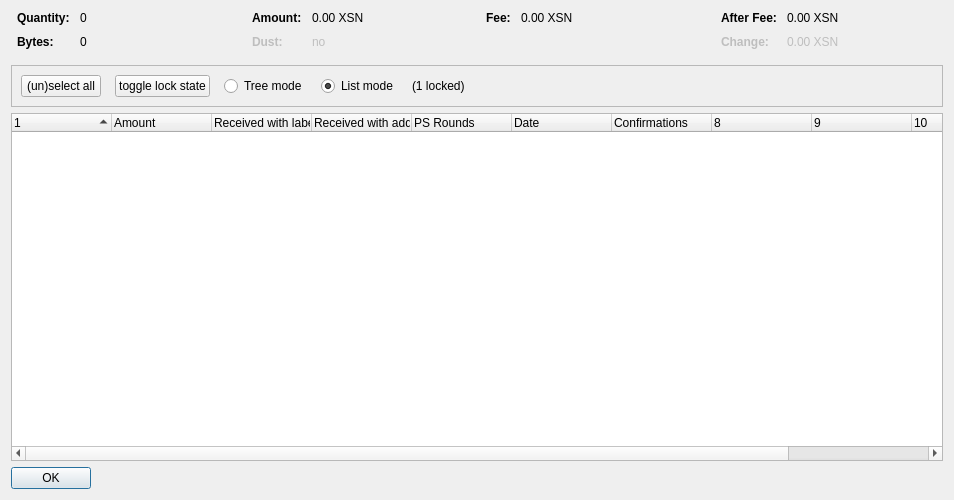
<?xml version="1.0" encoding="UTF-8"?>
<ui version="4.0">
 <class>CoinControlDialog</class>
 <widget class="QDialog" name="CoinControlDialog">
  <property name="geometry">
   <rect>
    <x>0</x>
    <y>0</y>
    <width>954</width>
    <height>500</height>
   </rect>
  </property>
  <property name="windowTitle">
   <string>Coin Selection</string>
  </property>
  <layout class="QVBoxLayout" name="verticalLayout">
   <item>
    <layout class="QHBoxLayout" name="horizontalLayoutTop" stretch="0,0,0,0">
     <property name="topMargin">
      <number>0</number>
     </property>
     <property name="bottomMargin">
      <number>10</number>
     </property>
     <item>
      <layout class="QFormLayout" name="formLayoutCoinControl1">
       <property name="horizontalSpacing">
        <number>10</number>
       </property>
       <property name="verticalSpacing">
        <number>10</number>
       </property>
       <property name="leftMargin">
        <number>6</number>
       </property>
       <property name="rightMargin">
        <number>6</number>
       </property>
       <item row="0" column="0">
        <widget class="QLabel" name="labelCoinControlQuantityText">
         <property name="font">
          <font>
           <weight>75</weight>
           <bold>true</bold>
          </font>
         </property>
         <property name="text">
          <string>Quantity:</string>
         </property>
        </widget>
       </item>
       <item row="0" column="1">
        <widget class="QLabel" name="labelCoinControlQuantity">
         <property name="cursor">
          <cursorShape>IBeamCursor</cursorShape>
         </property>
         <property name="contextMenuPolicy">
          <enum>Qt::ActionsContextMenu</enum>
         </property>
         <property name="text">
          <string notr="true">0</string>
         </property>
         <property name="textInteractionFlags">
          <set>Qt::LinksAccessibleByMouse|Qt::TextSelectableByKeyboard|Qt::TextSelectableByMouse</set>
         </property>
        </widget>
       </item>
       <item row="1" column="0">
        <widget class="QLabel" name="labelCoinControlBytesText">
         <property name="font">
          <font>
           <weight>75</weight>
           <bold>true</bold>
          </font>
         </property>
         <property name="text">
          <string>Bytes:</string>
         </property>
        </widget>
       </item>
       <item row="1" column="1">
        <widget class="QLabel" name="labelCoinControlBytes">
         <property name="cursor">
          <cursorShape>IBeamCursor</cursorShape>
         </property>
         <property name="contextMenuPolicy">
          <enum>Qt::ActionsContextMenu</enum>
         </property>
         <property name="text">
          <string notr="true">0</string>
         </property>
         <property name="textInteractionFlags">
          <set>Qt::LinksAccessibleByMouse|Qt::TextSelectableByKeyboard|Qt::TextSelectableByMouse</set>
         </property>
        </widget>
       </item>
      </layout>
     </item>
     <item>
      <layout class="QFormLayout" name="formLayoutCoinControl2">
       <property name="horizontalSpacing">
        <number>10</number>
       </property>
       <property name="verticalSpacing">
        <number>10</number>
       </property>
       <property name="leftMargin">
        <number>6</number>
       </property>
       <property name="rightMargin">
        <number>6</number>
       </property>
       <item row="0" column="0">
        <widget class="QLabel" name="labelCoinControlAmountText">
         <property name="font">
          <font>
           <weight>75</weight>
           <bold>true</bold>
          </font>
         </property>
         <property name="text">
          <string>Amount:</string>
         </property>
        </widget>
       </item>
       <item row="0" column="1">
        <widget class="QLabel" name="labelCoinControlAmount">
         <property name="cursor">
          <cursorShape>IBeamCursor</cursorShape>
         </property>
         <property name="contextMenuPolicy">
          <enum>Qt::ActionsContextMenu</enum>
         </property>
         <property name="text">
          <string notr="true">0.00 XSN</string>
         </property>
         <property name="textInteractionFlags">
          <set>Qt::LinksAccessibleByMouse|Qt::TextSelectableByKeyboard|Qt::TextSelectableByMouse</set>
         </property>
        </widget>
       </item>
       <item row="1" column="0">
        <widget class="QLabel" name="labelCoinControlLowOutputText">
         <property name="enabled">
          <bool>false</bool>
         </property>
         <property name="font">
          <font>
           <weight>75</weight>
           <bold>true</bold>
          </font>
         </property>
         <property name="text">
          <string>Dust:</string>
         </property>
        </widget>
       </item>
       <item row="1" column="1">
        <widget class="QLabel" name="labelCoinControlLowOutput">
         <property name="enabled">
          <bool>false</bool>
         </property>
         <property name="cursor">
          <cursorShape>IBeamCursor</cursorShape>
         </property>
         <property name="contextMenuPolicy">
          <enum>Qt::ActionsContextMenu</enum>
         </property>
         <property name="text">
          <string notr="true">no</string>
         </property>
         <property name="textInteractionFlags">
          <set>Qt::LinksAccessibleByMouse|Qt::TextSelectableByKeyboard|Qt::TextSelectableByMouse</set>
         </property>
        </widget>
       </item>
      </layout>
     </item>
     <item>
      <layout class="QFormLayout" name="formLayoutCoinControl3">
       <property name="horizontalSpacing">
        <number>10</number>
       </property>
       <property name="verticalSpacing">
        <number>10</number>
       </property>
       <property name="leftMargin">
        <number>6</number>
       </property>
       <property name="rightMargin">
        <number>6</number>
       </property>
       <item row="0" column="0">
        <widget class="QLabel" name="labelCoinControlFeeText">
         <property name="font">
          <font>
           <weight>75</weight>
           <bold>true</bold>
          </font>
         </property>
         <property name="text">
          <string>Fee:</string>
         </property>
        </widget>
       </item>
       <item row="0" column="1">
        <widget class="QLabel" name="labelCoinControlFee">
         <property name="cursor">
          <cursorShape>IBeamCursor</cursorShape>
         </property>
         <property name="contextMenuPolicy">
          <enum>Qt::ActionsContextMenu</enum>
         </property>
         <property name="text">
          <string notr="true">0.00 XSN</string>
         </property>
         <property name="textInteractionFlags">
          <set>Qt::LinksAccessibleByMouse|Qt::TextSelectableByKeyboard|Qt::TextSelectableByMouse</set>
         </property>
        </widget>
       </item>
      </layout>
     </item>
     <item>
      <layout class="QFormLayout" name="formLayoutCoinControl4">
       <property name="horizontalSpacing">
        <number>10</number>
       </property>
       <property name="verticalSpacing">
        <number>10</number>
       </property>
       <property name="leftMargin">
        <number>6</number>
       </property>
       <property name="rightMargin">
        <number>6</number>
       </property>
       <item row="0" column="0">
        <widget class="QLabel" name="labelCoinControlAfterFeeText">
         <property name="font">
          <font>
           <weight>75</weight>
           <bold>true</bold>
          </font>
         </property>
         <property name="text">
          <string>After Fee:</string>
         </property>
        </widget>
       </item>
       <item row="0" column="1">
        <widget class="QLabel" name="labelCoinControlAfterFee">
         <property name="cursor">
          <cursorShape>IBeamCursor</cursorShape>
         </property>
         <property name="contextMenuPolicy">
          <enum>Qt::ActionsContextMenu</enum>
         </property>
         <property name="text">
          <string notr="true">0.00 XSN</string>
         </property>
         <property name="textInteractionFlags">
          <set>Qt::LinksAccessibleByMouse|Qt::TextSelectableByKeyboard|Qt::TextSelectableByMouse</set>
         </property>
        </widget>
       </item>
       <item row="1" column="0">
        <widget class="QLabel" name="labelCoinControlChangeText">
         <property name="enabled">
          <bool>false</bool>
         </property>
         <property name="font">
          <font>
           <weight>75</weight>
           <bold>true</bold>
          </font>
         </property>
         <property name="text">
          <string>Change:</string>
         </property>
        </widget>
       </item>
       <item row="1" column="1">
        <widget class="QLabel" name="labelCoinControlChange">
         <property name="enabled">
          <bool>false</bool>
         </property>
         <property name="cursor">
          <cursorShape>IBeamCursor</cursorShape>
         </property>
         <property name="contextMenuPolicy">
          <enum>Qt::ActionsContextMenu</enum>
         </property>
         <property name="text">
          <string notr="true">0.00 XSN</string>
         </property>
         <property name="textInteractionFlags">
          <set>Qt::LinksAccessibleByMouse|Qt::TextSelectableByKeyboard|Qt::TextSelectableByMouse</set>
         </property>
        </widget>
       </item>
      </layout>
     </item>
    </layout>
   </item>
   <item>
    <widget class="QFrame" name="frame">
     <property name="minimumSize">
      <size>
       <width>0</width>
       <height>40</height>
      </size>
     </property>
     <property name="frameShape">
      <enum>QFrame::StyledPanel</enum>
     </property>
     <property name="frameShadow">
      <enum>QFrame::Sunken</enum>
     </property>
     <layout class="QHBoxLayout" name="horizontalLayout">
      <item>
       <layout class="QHBoxLayout" name="horizontalLayoutPanel" stretch="0,0,0,0,0,0">
        <property name="spacing">
         <number>14</number>
        </property>
        <item>
         <widget class="QPushButton" name="pushButtonSelectAll">
          <property name="sizePolicy">
           <sizepolicy hsizetype="Maximum" vsizetype="Fixed">
            <horstretch>0</horstretch>
            <verstretch>0</verstretch>
           </sizepolicy>
          </property>
          <property name="text">
           <string>(un)select all</string>
          </property>
          <property name="autoDefault">
           <bool>false</bool>
          </property>
         </widget>
        </item>
        <item>
         <widget class="QPushButton" name="pushButtonToggleLock">
          <property name="sizePolicy">
           <sizepolicy hsizetype="Maximum" vsizetype="Fixed">
            <horstretch>0</horstretch>
            <verstretch>0</verstretch>
           </sizepolicy>
          </property>
          <property name="text">
           <string>toggle lock state</string>
          </property>
          <property name="autoDefault">
           <bool>false</bool>
          </property>
         </widget>
        </item>
        <item>
         <widget class="QRadioButton" name="radioTreeMode">
          <property name="sizePolicy">
           <sizepolicy hsizetype="Maximum" vsizetype="Fixed">
            <horstretch>0</horstretch>
            <verstretch>0</verstretch>
           </sizepolicy>
          </property>
          <property name="text">
           <string>Tree mode</string>
          </property>
         </widget>
        </item>
        <item>
         <widget class="QRadioButton" name="radioListMode">
          <property name="sizePolicy">
           <sizepolicy hsizetype="Maximum" vsizetype="Fixed">
            <horstretch>0</horstretch>
            <verstretch>0</verstretch>
           </sizepolicy>
          </property>
          <property name="text">
           <string>List mode</string>
          </property>
          <property name="checked">
           <bool>true</bool>
          </property>
         </widget>
        </item>
        <item>
         <widget class="QLabel" name="labelLocked">
          <property name="text">
           <string>(1 locked)</string>
          </property>
         </widget>
        </item>
        <item>
         <spacer name="horizontalSpacer">
          <property name="orientation">
           <enum>Qt::Horizontal</enum>
          </property>
          <property name="sizeHint" stdset="0">
           <size>
            <width>40</width>
            <height>20</height>
           </size>
          </property>
         </spacer>
        </item>
       </layout>
      </item>
     </layout>
    </widget>
   </item>
   <item>
    <widget class="CoinControlTreeWidget" name="treeWidget">
     <property name="contextMenuPolicy">
      <enum>Qt::CustomContextMenu</enum>
     </property>
     <property name="sortingEnabled">
      <bool>false</bool>
     </property>
     <property name="columnCount">
      <number>11</number>
     </property>
     <attribute name="headerShowSortIndicator" stdset="0">
      <bool>true</bool>
     </attribute>
     <attribute name="headerStretchLastSection">
      <bool>false</bool>
     </attribute>
     <column>
      <property name="text">
       <string/>
      </property>
     </column>
     <column>
      <property name="text">
       <string>Amount</string>
      </property>
     </column>
     <column>
      <property name="text">
       <string>Received with label</string>
      </property>
     </column>
     <column>
      <property name="text">
       <string>Received with address</string>
      </property>
     </column>
     <column>
      <property name="text">
       <string>PS Rounds</string>
      </property>
     </column>
     <column>
      <property name="text">
       <string>Date</string>
      </property>
     </column>
     <column>
      <property name="text">
       <string>Confirmations</string>
      </property>
      <property name="toolTip">
       <string>Confirmed</string>
      </property>
     </column>
     <column>
      <property name="text">
       <string/>
      </property>
     </column>
     <column>
      <property name="text">
       <string/>
      </property>
     </column>
     <column>
      <property name="text">
       <string/>
      </property>
     </column>
     <column>
      <property name="text">
       <string/>
      </property>
     </column>
    </widget>
   </item>
   <item>
    <widget class="QDialogButtonBox" name="buttonBox">
     <property name="sizePolicy">
      <sizepolicy hsizetype="Maximum" vsizetype="Fixed">
       <horstretch>0</horstretch>
       <verstretch>0</verstretch>
      </sizepolicy>
     </property>
     <property name="orientation">
      <enum>Qt::Horizontal</enum>
     </property>
     <property name="standardButtons">
      <set>QDialogButtonBox::Ok</set>
     </property>
    </widget>
   </item>
  </layout>
 </widget>
 <customwidgets>
  <customwidget>
   <class>CoinControlTreeWidget</class>
   <extends>QTreeWidget</extends>
   <header>coincontroltreewidget.h</header>
  </customwidget>
 </customwidgets>
 <resources/>
 <connections/>
</ui>
